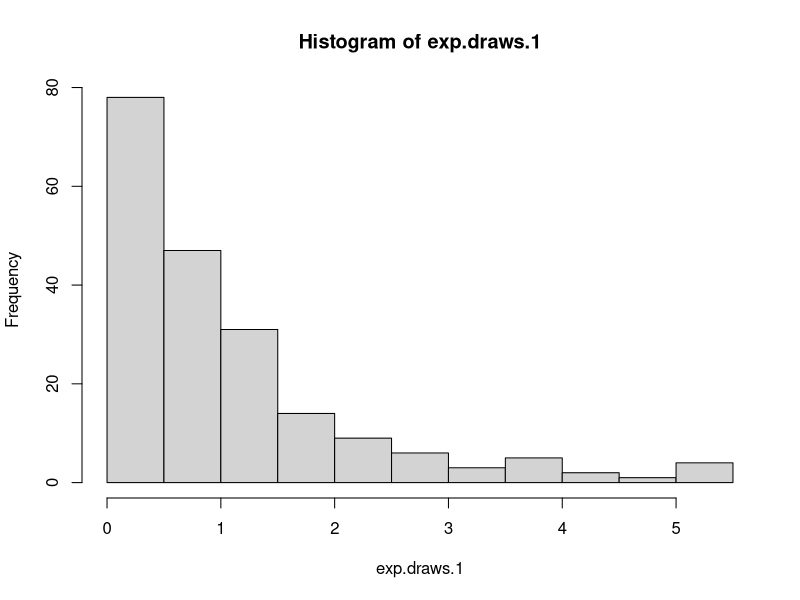
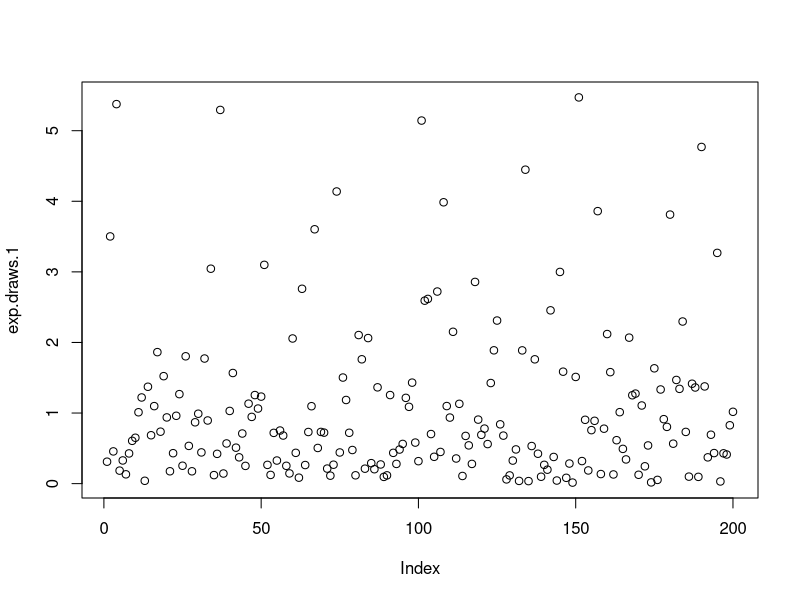
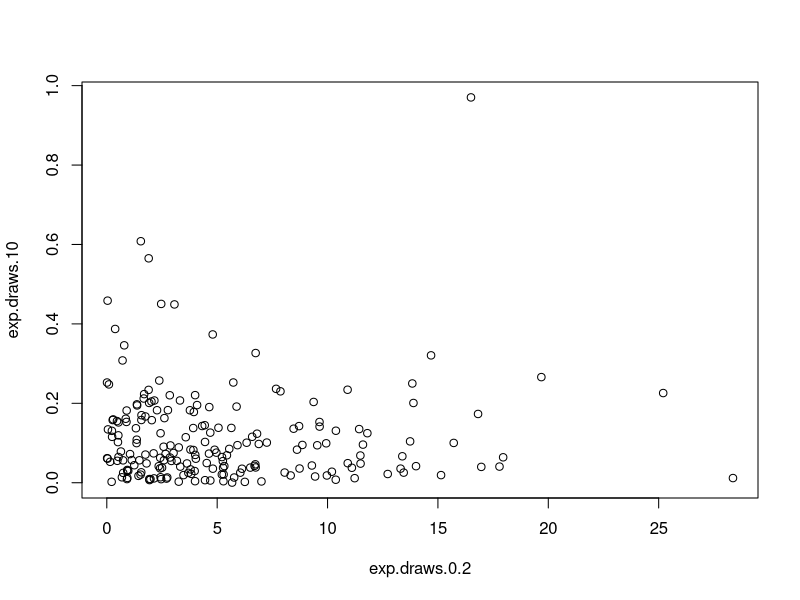

Generate these figures, in order, with R:
## ---- chunk 1
exp.draws.1 <- rexp(n=200)
mean1 <- mean(exp.draws.1)
sd1 <- sd(exp.draws.1)
## ---- chunk 2
exp.draws.0.2 <- rexp(n=200, rate=0.2)
mean0.2 <- mean(exp.draws.0.2)
sd0.2 <- sd(exp.draws.0.2)

exp.draws.5 <- rexp(n=200, rate=5)
mean5 <- mean(exp.draws.5)
sd5 <- sd(exp.draws.5)

exp.draws.7.3 <- rexp(n=200, rate=7.3)
mean7.3 <- mean(exp.draws.7.3)
sd7.3 <- sd(exp.draws.7.3)

exp.draws.10 <- rexp(n=200, rate=10)
mean10 <- mean(exp.draws.10)
sd10 <- sd(exp.draws.10)
## ---- chunk 3
hist(exp.draws.1)
## ---- chunk 4
plot(exp.draws.1)
## ---- chunk 5
plot(exp.draws.0.2, exp.draws.10)
